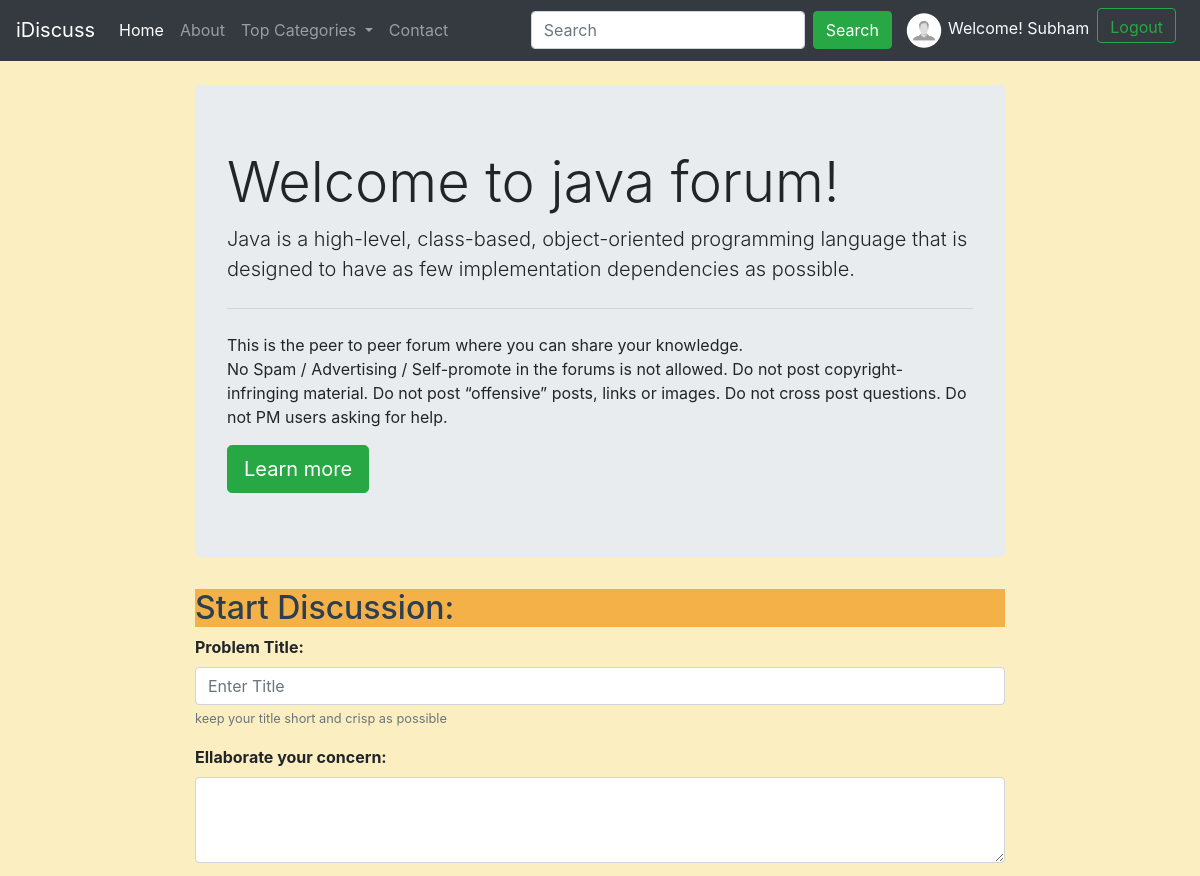
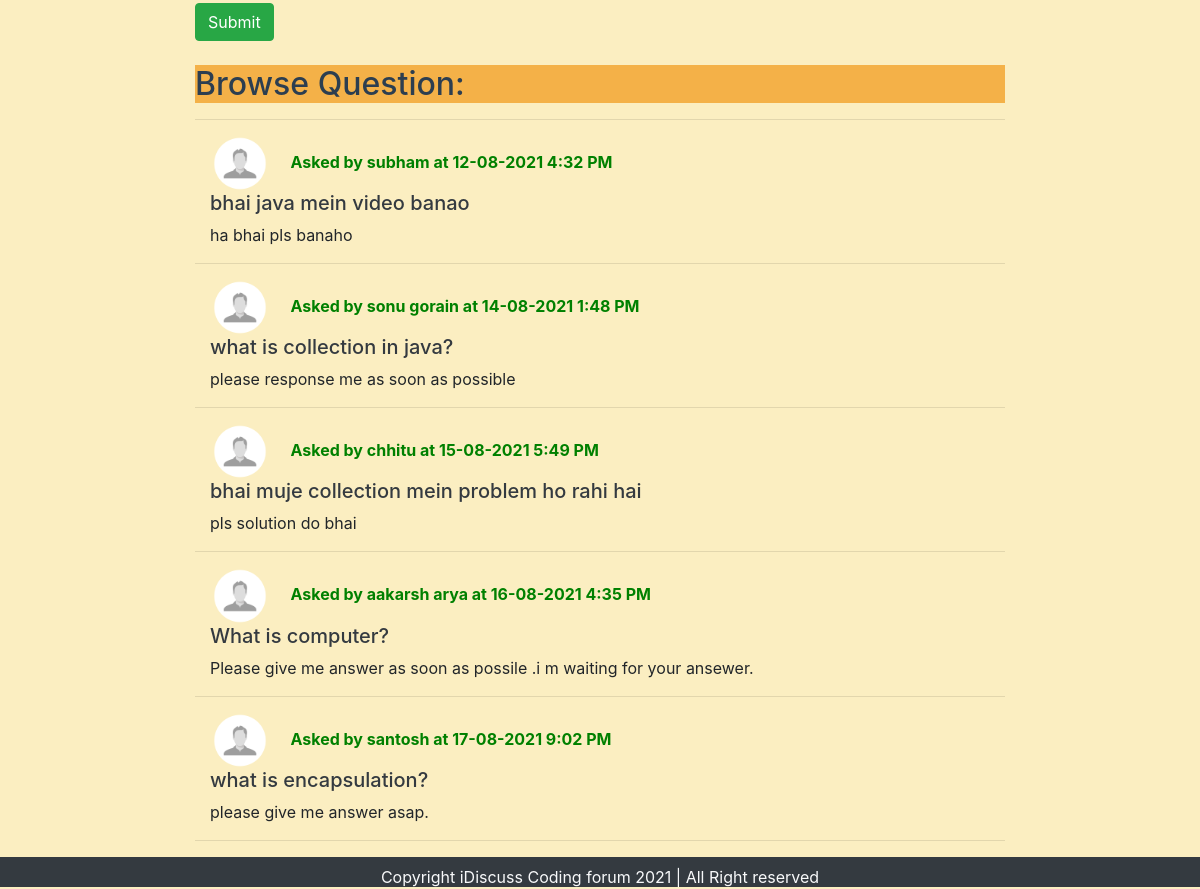
Screenshot of /threads.php?catid=2 (signed in) with the database file from the repository (2 pictures, top to bottom).
### tables this page shows
CREATE TABLE `categories` (
  `category_id` int(10) NOT NULL,
  `category_name` varchar(255) NOT NULL,
  `category_discription` varchar(255) NOT NULL,
  `created` datetime NOT NULL DEFAULT current_timestamp()
);

CREATE TABLE `threads` (
  `thread_id` int(7) NOT NULL,
  `thread_title` varchar(255) NOT NULL,
  `thread_desc` text NOT NULL,
  `thread_cat_id` int(7) NOT NULL,
  `thread_user_id` int(7) NOT NULL,
  `timestamp` datetime NOT NULL DEFAULT current_timestamp()
);

CREATE TABLE `users` (
  `sno` int(10) NOT NULL,
  `username` varchar(20) NOT NULL,
  `password` varchar(255) NOT NULL,
  `email` varchar(30) NOT NULL,
  `mobileNo` bigint(12) NOT NULL,
  `date` datetime NOT NULL DEFAULT current_timestamp()
);

### threads.php (the view, shortened to what this page needs)
<!doctype html>
<html lang="en">
<head>
    <link rel="stylesheet" href="https://stackpath.bootstrapcdn.com/bootstrap/4.5.0/css/bootstrap.min.css"
>
    <link rel="stylesheet" href="forum-css/style.css">
</head>
<body style="background-color: #FBEEC1;">
    <?php include 'partials/_header.php'?>
    <?php
       $id= $_GET['catid'];
       $sql="SELECT * FROM categories WHERE  category_id=$id";
       $result=mysqli_query($conn,$sql);
       while($row=mysqli_fetch_assoc($result))
       {
          $catname=$row['category_name'];
          $desc=$row['category_discription'];
       }
    ?>
     <div class="container my-4 " style="width:70%;" >
        <div class="jumbotron">
          <h1 class="display-4">Welcome to <?php echo $catname ?> forum!</h1>
          <p class="lead"> <?php echo $desc ?> <p>
          <hr class="my-4">
          <p>This is the peer to peer forum where you can share your knowledge.<br>No Spam / Advertising / Self-promote in the forums is not allowed.
            Do not post copyright-infringing material.
            Do not post “offensive” posts, links or images.
            Do not cross post questions.
            Do not PM users asking for help.
        </p>
          <a class="btn btn-success btn-lg" href="#" role="button">Learn more</a>
        </div>
             </div>
          <?php
           if (isset($_SESSION['loggedin']) && $_SESSION['loggedin']== true)
            {
             echo '<div class="container my-4 " style="width:70%;" >
               <form action=" '.$_SERVER["REQUEST_URI"].' " method="post">
              <div class="form-group">
                 <h2>Start Discussion:</h2>
                <label for="title"><b>Problem Title:</b></label>
                <input type="text" class="form-control" id="title" name="title"  aria-describedby="emailHelp" placeholder="Enter Title">
                <small id="emailHelp" class="form-text text-muted">keep your title short and crisp as possible</small>
              </div>
               <input type="hidden" name="sno" value="'.$_SESSION["sno"].'">
                <div class="form-group">
                    <label for="desc"><b>Ellaborate your concern:</b></label>
                    <textarea class="form-control" id="desc" name="desc" rows="3"></textarea>
                  </div>
              <button type="submit" class="btn btn-success">Submit</button>
           </form>
        </div>';
      }
         else{
                echo '<div class="container"  style="width:70%;">
                         <h2>Start Discussion:</h2>
                         <h5 class="font-weight-bold" style="color:red">You are not loggedin!Please login first</h5>
                      </div>';
         }
     ?>
       <div class="container"  style="width:70%;">
           <h2>Browse Question:</h2>
           <hr>
           <?php
               $id= $_GET['catid'];
               $sql="SELECT * FROM `threads` WHERE `thread_cat_id`=$id";
               $result=mysqli_query($conn,$sql);
               while($row=mysqli_fetch_assoc($result))
               {
                  $id=$row['thread_id'];
                  $title=$row['thread_title'];
                  $desc=$row['thread_desc'];
                  $thread_user_id=$row['thread_user_id'];
                   $thread_time = date_create($row['timestamp']);
                  $sql2="SELECT username FROM `users` WHERE sno= '$thread_user_id' ";
                  $result2=mysqli_query($conn,$sql2);
                  $row2=mysqli_fetch_assoc($result2);
          echo '<div class="container">
                  <img src="media/profileMan.png" width="60px" class="mr-3" alt="...">
                  <span class="font-weight-bold" style="color:green">'.'Asked by '.$row2["username"].' at '.date_format($thread_time, " d-m-Y g:i A").'</span>
                  <h5><a class="text-dark" href="threadques.php?threadid='.$id.'">'.$title.'</a></h5>
                    <p style="display:inline;">'.$desc.'</p>
                </div><hr>';
         }
 ?>
</div>
    <?php include 'partials/_footer.php'?>
</body>
</html>

### forum-css/style.css (style rules this page uses)
h2 { background-color: #F4B148; color: #2C3E50; }

### rows the page displays
categories: category_name "java", category_discription "Java is a high-level, class-based, object-oriented programming language that is designed to have as few implementation dependencies as possible."
threads: users.username "subham", timestamp "12-08-2021 4:32 PM", thread_title "bhai java mein video banao", thread_desc "ha bhai pls banaho"
threads: users.username "sonu gorain", timestamp "14-08-2021 1:48 PM", thread_title "what is collection in java?", thread_desc "please response me as soon as possible"
threads: users.username "chhitu", timestamp "15-08-2021 5:49 PM", thread_title "bhai muje collection mein problem ho rahi hai", thread_desc "pls solution do bhai"
threads: users.username "aakarsh arya", timestamp "16-08-2021 4:35 PM", thread_title "What is computer?", thread_desc "Please give me answer as soon as possile .i m waiting for your ansewer."
threads: users.username "santosh", timestamp "17-08-2021 9:02 PM", thread_title "what is encapsulation?", thread_desc "please give me answer asap."

### other values shown
$_SESSION['username'] "Subham"
